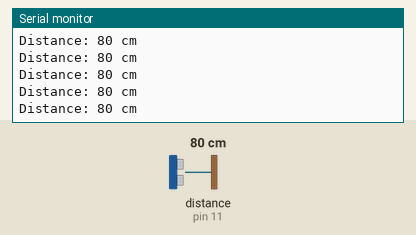
Bench run of a sketch on a simulated Arduino Uno, built with avr-gcc and run on an emulated ATmega328P. Shown: the last lines printed to the serial monitor. Wiring (inferred from the names in the program): ultrasonic range finder: trigger pin 12; echo pin 11. The inputs (shaded band) are chosen by the test bench; at power-on: distance to the obstacle (sensor on pin 11) 80 cm. The echo pulse lasts 58.3 µs per cm.

Above: at 1.2 s.
1.3 s: distance to the obstacle (sensor on pin 11) set to 2 cm
At 1.38 s:
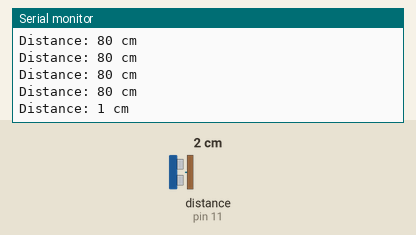
2.8 s: distance to the obstacle (sensor on pin 11) set to 4 cm
At 2.89 s:
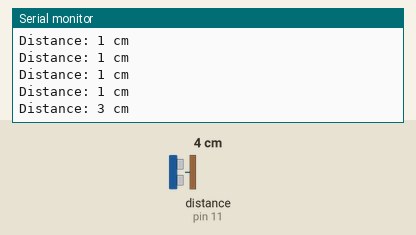
4.3 s: distance to the obstacle (sensor on pin 11) set to 250 cm
At 4.41 s:
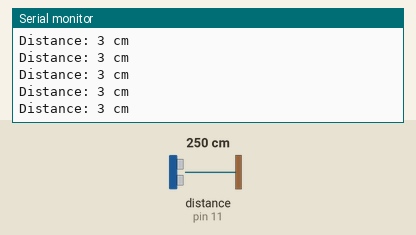
Timing chart, 0 to 7.3 s (numbered marks = the images above; inputs shaded):
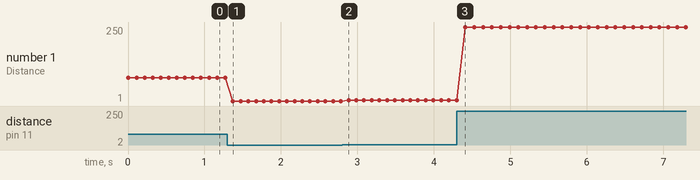

Measured:
- after the input at 1.3 s, the serial monitor: prints a new line after 0.07 s (image 1)
- after the input at 2.8 s, the serial monitor: prints a new line after 0.09 s (image 2)
- plotted number 1: 80 → 1 after the input at 1.3 s, 3 → 250 after the input at 4.3 s

The sketch:

HC_SR04_test.ino
```cpp
#define echoPin 11 // attach pin D2 Arduino to pin Echo of JSN-SR04T
#define trigPin 12 //attach pin D3 Arduino to pin Trig of JSN-SR04T

// defines variables
long duration; // variable for the duration of sound wave travel
int distance; // variable for the distance measurement

void setup() {
  pinMode(trigPin, OUTPUT); // Sets the trigPin as an OUTPUT
  pinMode(echoPin, INPUT); // Sets the echoPin as an INPUT
  Serial.begin(115200); // // Serial Communication is starting with 9600 of baud rate speed
  Serial.println("Ultrasonic Sensor HC-SR04 Test"); // print some text in Serial Monitor
  Serial.println("with Arduino UNO R3");
}
void loop() {
  // Clears the trigPin condition
  digitalWrite(trigPin, LOW);  //
  delayMicroseconds(2);
  // Sets the trigPin HIGH (ACTIVE) for 10 microseconds
  digitalWrite(trigPin, HIGH);
  delayMicroseconds(20);
  digitalWrite(trigPin, LOW);
  // Reads the echoPin, returns the sound wave travel time in microseconds
  duration = pulseIn(echoPin, HIGH);
  // Calculating the distance
  distance = duration / 29 / 2; // Speed of sound wave divided by 2 (go and back)
  // Displays the distance on the Serial Monitor
  Serial.print("Distance: ");
  Serial.print(distance);
  Serial.println(" cm");// working  code for aj-sr04m
  delay(100);
}

// #include <SoftwareSerial.h>
// #define rxPin 11
// #define txPin 12

// SoftwareSerial jsnSerial(rxPin, txPin);

// void setup() {
//   jsnSerial.begin(9600);
//   Serial.begin(115200);
// }

// void loop() {
//   /*jsnSerial.write(0x01);
//    delay(10);*/
//   if(jsnSerial.available()){
//     getDistance();
//    //

//   }

// }
// void getDistance(){
//   unsigned int distance;
//   byte startByte, h_data, l_data, sum = 0;
//   byte buf[5];
//   if (jsnSerial.available()) {
//     jsnSerial.readBytes(buf, 4);
//     Serial.print(buf[0], HEX);
//     Serial.print(" ");
//     Serial.print(buf[1], HEX);
//     Serial.print(" ");
//     Serial.print(buf[2], HEX);
//     Serial.print(" ");
//     Serial.print(buf[3], HEX);
//     Serial.print(" ");
//     Serial.print(buf[4], HEX);
//     Serial.println(" ");
//     h_data = buf[1];
//     l_data = buf[2];
//     sum = buf[3];
//     distance = (h_data<<8) + l_data;
//     Serial.print("Distance [mm]: ");
//     Serial.println(distance);
//     if((( h_data + l_data) & 0xFF) != sum){
//       Serial.println("Invalid result");
//     }
//     else{
//       Serial.print("Distance [mm]: ");
//       Serial.println(distance);
//     }
//   }
//   //startByte = (byte)jsnSerial.read();
//   //Serial.println(startByte);
//   // if(startByte == 255){
//   //   jsnSerial.readBytes(buf, 5);
//   //   h_data = buf[0];
//   //   l_data = buf[1];
//   //   sum = buf[2];
//   //   distance = (h_data<<8) + l_data;
//   //   Serial.print(buf[0], HEX);
//   //   Serial.print(" ");
//   //   Serial.print(buf[1], HEX);
//   //   Serial.print(" ");
//   //   Serial.print(buf[2], HEX);
//   //   Serial.print(" ");
//   //   Serial.print(buf[3], HEX);
//   //   Serial.print(" ");
//   //   Serial.print(buf[4], HEX);
//   //   Serial.println(" ");
//     // if((( h_data + l_data)) != sum){
//     //   Serial.println("Invalid result");
//     // }
//     // else{
//     //   Serial.print("Distance [mm]: ");
//     //   Serial.println(distance);
//     // }
//   //}
//   //else return;
//   delay(100);
// }
```
